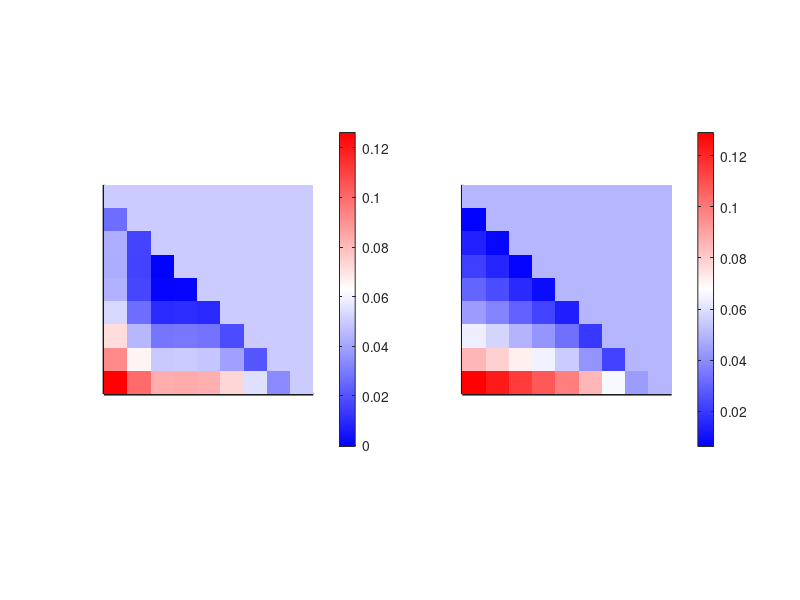
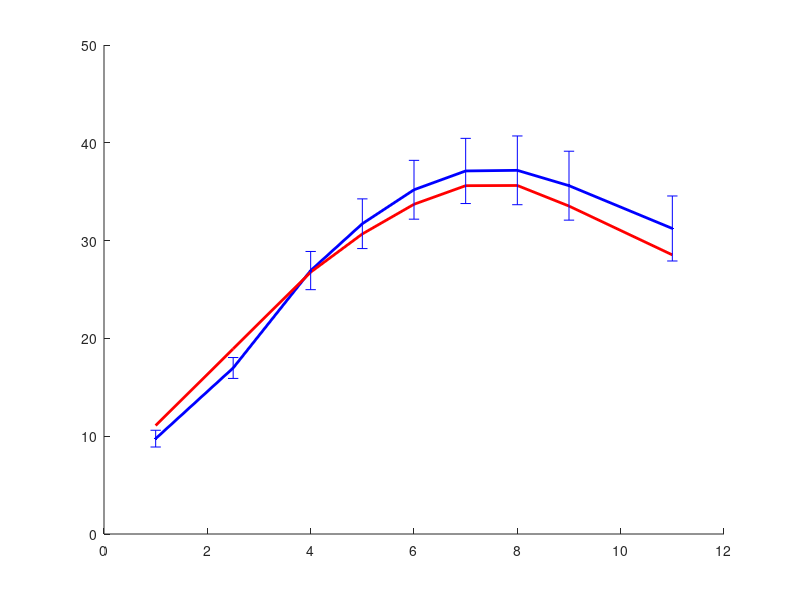

These charts were generated, in order, by the following MATLAB code: (Note: this script raises an error after producing the figures.)



%% Figure S3ab
clc
clear all
close all

% load
load('./data/figure4A_LaminarProfile_PI_and_minusMatrix.mat');

% set parameters
NumLayers = 6;
LineWidth = 2;
yData = young.data;
eData = elder.data;
eData = eData([1:3 5:end],:);

% calc
Data = yData;
Data_else = eData;
yPI_minus_maps = ones(size(Data,2));
for i = 1:size(Data,2)
    for j = 1:size(Data,2)
        yPI_minus_maps(i,j) = mean(Data(:,i)-Data(:,j));
    end
end
ePI_minus_maps = ones(size(Data,2));
for i = 1:size(Data_else,2)
    for j = 1:size(Data_else,2)
        ePI_minus_maps(i,j) = mean(Data_else(:,i)-Data_else(:,j));
    end
end


% colorbar
Threshold = [0 0.1];
temp = 500;
color1 = [[1/temp:1/temp:1]' [1/temp:1/temp:1]' ones(temp,1)];
color2 = [ones(temp,1) [1:-1/temp:1/temp]' [1:-1/temp:1/temp]'];
color_gradient = [color1; 1 1 1; color2];


% draw Fig 
figure('Color',[1 1 1],'Position',[0 0 800 400],'Units','pixels');

Matrix_draw = yPI_minus_maps;
for i = 1:9
    for j = 1:9
        if i<=j Matrix_draw(i,j) = mean(Threshold); end
    end
end
Matrix_draw = Matrix_draw(end:-1:1,:);
subplot(1,2,1); hold on;
imagesc(Matrix_draw,Threshold);
colormap(color_gradient);
colorbar
set(gca,'xLim',[0.5 9+0.5],'xTick',[]);
set(gca,'yLim',[0.5 9+0.5],'yTick',[]);
set(gca, 'Box', 'off',...
         'linewidth', 2,...
         'XGrid', 'on', 'YGrid', 'on', 'ZGrid', 'off',...
         'TickDir', 'in', 'TickLength', [.1 .1],...
         'XMinorTick', 'off', 'YMinorTick', 'off', 'ZMinorTick', 'off',...
         'XColor', [.1 .1 .1], 'YColor', [.1 .1 .1]);
axis square;

Matrix_draw = ePI_minus_maps;
for i = 1:9
    for j = 1:9
        if i<=j Matrix_draw(i,j) = mean(Threshold); end
    end
end
Matrix_draw = Matrix_draw(end:-1:1,:);
subplot(1,2,2); hold on;
imagesc(Matrix_draw,Threshold);
colormap(color_gradient);
colorbar
set(gca,'xLim',[0.5 9+0.5],'xTick',[]);
set(gca,'yLim',[0.5 9+0.5],'yTick',[]);
set(gca, 'Box', 'off',...
         'linewidth', 2,...
         'XGrid', 'on', 'YGrid', 'on', 'ZGrid', 'off',...
         'TickDir', 'in', 'TickLength', [.1 .1],...
         'XMinorTick', 'off', 'YMinorTick', 'off', 'ZMinorTick', 'off',...
         'XColor', [.1 .1 .1], 'YColor', [.1 .1 .1]);
axis square;





%% Figure S3c
clc
clear all
close all

% load
load('./data/figure2A_LaminarProfile_CBF.mat');

% set parameters
NumLayers = 6;
LineWidth = 2;

% figure 
yData = young.data;
eData = elder.data;
eData = eData([1:3 5:end],:);

figure('Color',[1 1 1],'Position',[0 0 600 400],'Units','pixels');
hold on;
plot([1 2.5 4:9 11],mean(yData),'b-','linewidth',LineWidth);
plot([1 2.5 4:9 11],mean(eData),'r-','linewidth',LineWidth);
errorbar([1 2.5 4:9 11],mean(yData),std(yData)/sqrt(size(yData,1)),'b.','linewidth',LineWidth);
errorbar([1 2.5 4:9 11],mean(eData),std(eData)/sqrt(size(eData,1)),'r.','linewidth',LineWidth);
set(gca,'xlim',[0 12],'xTick',[1 2.5 3.5 9.5 11],'XTickLabels',{'WMd','WMs','1.0','0','pia'},'FontSize',16);
set(gca,'ylim',[0 50],'yTick',[0:10:50],'FontSize',16);
xlabel(['relative cortical depth'],'FontSize',16);
ylabel(['CBF (mL/100g/min)'],'FontSize',16);
title('Laminar profile of CBF','FontSize',16);
box on



%% Figure S3d
clc
clear all
close all

% load
load('./data/figure2A_LaminarProfile_CBF.mat');

% set parameters
NumLayers = 6;
LineWidth = 2;


% figure S3D
yCBF = young.data;
eCBF = elder.data;
eCBF = eCBF([1:3 5:end],:);
tmp = yCBF.^0.38;
yCBV0 = 0.055*tmp./mean(tmp(:,3:end-1),2);
tmp = eCBF.^0.38;
eCBV0 = 0.055*tmp./mean(tmp(:,3:end-1),2);
% P_Ttest2Vo_Boot = Bootstrap_Ttest2(yCBV0,eCBV0)';

figure('Color',[1 1 1],'Position',[0 0 600 400],'Units','pixels');
hold on;
plot([1 2.5 4:9 11],mean(yCBV0),'b-','linewidth',LineWidth);
plot([1 2.5 4:9 11],mean(eCBV0),'r-','linewidth',LineWidth);
errorbar([1 2.5 4:9 11],mean(yCBV0),std(yCBV0)/sqrt(size(yCBV0,1)),'b.','linewidth',LineWidth);
errorbar([1 2.5 4:9 11],mean(eCBV0),std(eCBV0)/sqrt(size(eCBV0,1)),'r.','linewidth',LineWidth);
set(gca,'xlim',[0 12],'xTick',[1 2.5 3.5 9.5 11],'XTickLabels',{'WMd','WMs','1.0','0','pia'},'FontSize',16);
set(gca,'ylim',[0.02 0.07],'yTick',[0.02:0.01:0.07],'FontSize',16);
xlabel(['relative cortical depth'],'FontSize',16);
ylabel(['CBV0 (mL/mL)'],'FontSize',16);
title('Laminar profile of CBV0','FontSize',16);
box on



%% Figure S3e
clc
clear all
close all

% load
load('./data/figure2B_LaminarProfile_absDeltaCBV.mat');
yCBV = young.data;
eCBV = elder.data;
eCBV = eCBV([1:3 5:end],:);
load('./data/figure2A_LaminarProfile_CBF.mat');

% set parameters
NumLayers = 6;
LineWidth = 2;

% figure 
yCBF = young.data;
eCBF = elder.data;
eCBF = eCBF([1:3 5:end],:);
tmp = yCBF.^0.38;
yCBV0 = 0.055*tmp./mean(tmp(:,3:end-1),2);
tmp = eCBF.^0.38;
eCBV0 = 0.055*tmp./mean(tmp(:,3:end-1),2);

yVASO = yCBV./(1-yCBV0);
eVASO = eCBV./(1-eCBV0);

figure('Color',[1 1 1],'Position',[0 0 600 400],'Units','pixels');
hold on;
plot([1 2.5 4:9 11],mean(yVASO),'b-','linewidth',LineWidth);
plot([1 2.5 4:9 11],mean(eVASO),'r-','linewidth',LineWidth);
errorbar([1 2.5 4:9 11],mean(yVASO),std(yVASO)/sqrt(size(yVASO,1)),'b.','linewidth',LineWidth);
errorbar([1 2.5 4:9 11],mean(eVASO),std(eVASO)/sqrt(size(eVASO,1)),'r.','linewidth',LineWidth);
set(gca,'xlim',[0 12],'xTick',[1 2.5 3.5 9.5 11],'xTickLabels',{'WMd','WMs','1.0','0','pia'},'FontSize',16);
set(gca,'ylim',[0 0.015],'yTick',[0:0.005:0.015],'yTickLabels',[0:0.005:0.015]*100,'FontSize',16);
xlabel(['relative cortical depth'],'FontSize',16);
ylabel(['ΔVASO (%)'],'FontSize',16);
title('Laminar profile of ΔVASO','FontSize',16);
box on




%% Figure S3f
clc
clear all
close all

% load
load('./data/figure2B_LaminarProfile_absDeltaCBV.mat');

% set parameters
NumLayers = 6;
LineWidth = 2;

% figure 
yData = young.data;
eData = elder.data;
eData = eData([1:3 5:end],:);

figure('Color',[1 1 1],'Position',[0 0 600 400],'Units','pixels');
hold on;
plot([1 2.5 4:9 11],mean(yData),'b-','linewidth',LineWidth);
plot([1 2.5 4:9 11],mean(eData),'r-','linewidth',LineWidth);
errorbar([1 2.5 4:9 11],mean(yData),std(yData)/sqrt(size(yData,1)),'b.','linewidth',LineWidth);
errorbar([1 2.5 4:9 11],mean(eData),std(eData)/sqrt(size(eData,1)),'r.','linewidth',LineWidth);
set(gca,'xlim',[0 12],'xTick',[1 2.5 3.5 9.5 11],'XTickLabels',{'WMd','WMs','1.0','0','pia'},'FontSize',16);
set(gca,'ylim',[0 0.015],'yTick',[0:0.005:0.02],'yTickLabels',[0:0.5:2],'FontSize',16);
xlabel(['relative cortical depth'],'FontSize',16);
ylabel(['ΔCBV (ml/100ml)'],'FontSize',16);
title('Laminar profile of absolute ΔCBV','FontSize',16);
box on



